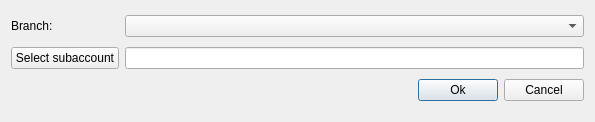
<?xml version="1.0" encoding="UTF-8"?>
<ui version="4.0">
 <class>CreateBranchSubaccount</class>
 <widget class="QDialog" name="CreateBranchSubaccount">
  <property name="geometry">
   <rect>
    <x>0</x>
    <y>0</y>
    <width>595</width>
    <height>122</height>
   </rect>
  </property>
  <property name="windowTitle">
   <string>Create/Update branch-subaccount relation</string>
  </property>
  <property name="locale">
   <locale language="English" country="UnitedStates"/>
  </property>
  <property name="modal">
   <bool>false</bool>
  </property>
  <layout class="QGridLayout" name="gridLayout">
   <property name="leftMargin">
    <number>11</number>
   </property>
   <property name="topMargin">
    <number>11</number>
   </property>
   <property name="rightMargin">
    <number>11</number>
   </property>
   <property name="bottomMargin">
    <number>17</number>
   </property>
   <item row="5" column="0" colspan="2">
    <layout class="QHBoxLayout" name="horizontalLayout">
     <item>
      <spacer name="horizontalSpacer">
       <property name="orientation">
        <enum>Qt::Horizontal</enum>
       </property>
       <property name="sizeHint" stdset="0">
        <size>
         <width>40</width>
         <height>20</height>
        </size>
       </property>
      </spacer>
     </item>
     <item>
      <widget class="QPushButton" name="okBtn">
       <property name="text">
        <string>Ok</string>
       </property>
      </widget>
     </item>
     <item>
      <widget class="QPushButton" name="cancelBtn">
       <property name="text">
        <string>Cancel</string>
       </property>
      </widget>
     </item>
    </layout>
   </item>
   <item row="0" column="0">
    <widget class="QLabel" name="label_5">
     <property name="minimumSize">
      <size>
       <width>100</width>
       <height>0</height>
      </size>
     </property>
     <property name="text">
      <string>Branch:</string>
     </property>
    </widget>
   </item>
   <item row="1" column="0">
    <widget class="QPushButton" name="subaccountBtn">
     <property name="text">
      <string>Select subaccount</string>
     </property>
    </widget>
   </item>
   <item row="1" column="1">
    <widget class="QLineEdit" name="subaccountEdit">
     <property name="readOnly">
      <bool>true</bool>
     </property>
    </widget>
   </item>
   <item row="0" column="1">
    <widget class="QComboBox" name="branchCmb"/>
   </item>
  </layout>
 </widget>
 <tabstops>
  <tabstop>okBtn</tabstop>
  <tabstop>cancelBtn</tabstop>
 </tabstops>
 <resources/>
 <connections/>
</ui>
